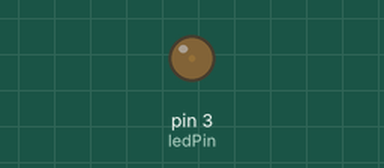
This sketch was run on a simulated Arduino Uno, built with avr-gcc and run on an emulated ATmega328P. Parts: output pins drawn as LEDs (lit = HIGH).

Above: at 0.05 s.
At 1.15 s:
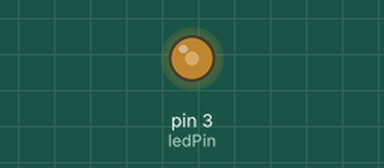
At 2.3 s:
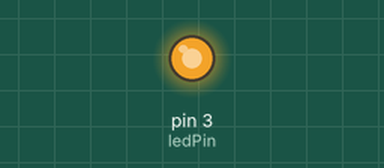
At 4.6 s:
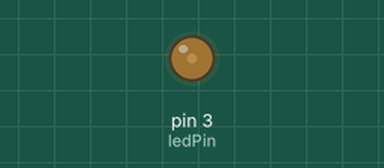
Timing chart, 0 to 6.7 s (numbered marks = the images above):
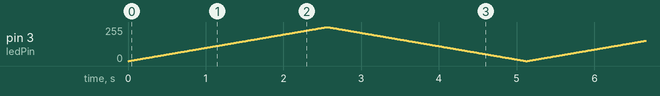

The sketch:

FAding__led_ldr.ino
```cpp
int ledPin=3;


void setup() {
  // put your setup code here, to run once:
  pinMode(ledPin, OUTPUT);

}

void loop() {
  // put your main code here, to run repeatedly:
  int i;
  for(i=0;i<=255;i++)
  {
    analogWrite(ledPin,i);
    delay(10);
  }

   for(i=255;i>=0;i--)
  {
    analogWrite(ledPin,i);
     delay(10);
  }


}
```
